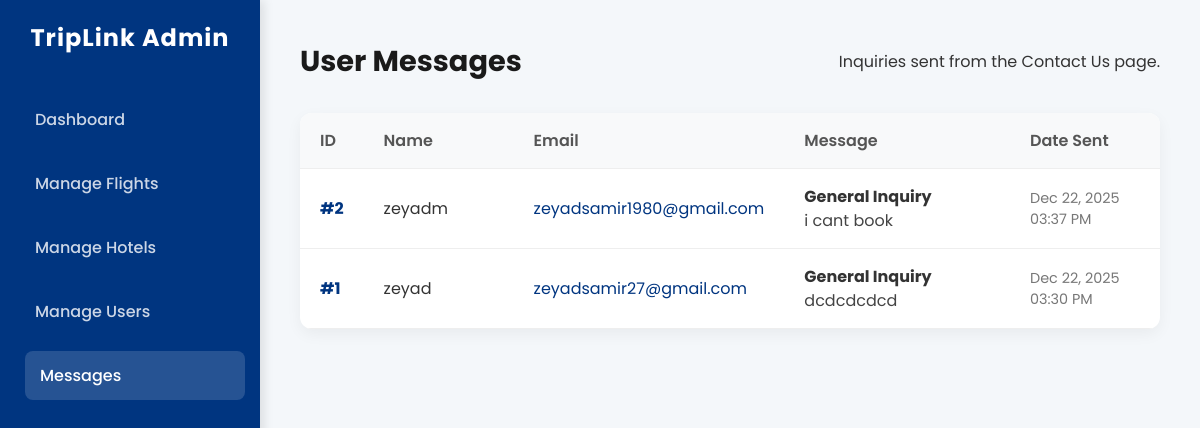
The page /app/Views/manageContatc.php (signed in) on the database its author committed.
### tables this page shows
CREATE TABLE `contact_messages` (
  `id` int(11) NOT NULL,
  `name` varchar(100) NOT NULL,
  `email` varchar(100) NOT NULL,
  `subject` varchar(200) DEFAULT NULL,
  `message` text NOT NULL,
  `created_at` timestamp NOT NULL DEFAULT current_timestamp()
);

### app/Views/manageContatc.php (the view, shortened to what this page needs)
<?php
$pdo = Database::getInstance()->getConnection();
try {
    $stmt = $pdo->query("SELECT * FROM contact_messages ORDER BY created_at DESC");
    $messages = $stmt->fetchAll(PDO::FETCH_ASSOC);
} catch(PDOException $e) {
    die("Database error: " . $e->getMessage());
}
?>
<!DOCTYPE html>
<html lang="en">
<head>
    <link rel="stylesheet" href="/TripLink/public/css/base.css">
    <link rel="stylesheet" href="/TripLink/public/css/admin.css">
</head>
<body>
    <div class="sidebar">
        <h2>TripLink Admin</h2>
        <ul class="nav-links">
            <li><a href="admin.php">Dashboard</a></li>
            <li><a href="manageFlight.php">Manage Flights</a></li>
            <li><a href="manageHotels.php">Manage Hotels</a></li>
            <li><a href="manageUsers.php">Manage Users</a></li>
            <li><a href="manageContact.php" class="active">Messages</a></li> </ul>
    </div>
    <div class="main-content">
        <div class="header">
            <h1>User Messages</h1>
            <p>Inquiries sent from the Contact Us page.</p>
        </div>
        <table class="data-table">
            <thead>
                <tr>
                    <th style="width: 50px;">ID</th>
                    <th style="width: 150px;">Name</th>
                    <th style="width: 200px;">Email</th>
                    <th>Message</th>
                    <th style="width: 150px;">Date Sent</th>
                </tr>
            </thead>
            <tbody>
                <?php if (count($messages) > 0): ?>
                    <?php foreach ($messages as $msg): ?>
                    <tr>
                        <td style="font-weight:bold; color:#003580;">#<?php echo htmlspecialchars($msg['id']); ?></td>
                        <td><?php echo htmlspecialchars($msg['name']); ?></td>
                        <td>
                            <a href="mailto:<?php echo htmlspecialchars($msg['email']); ?>" style="color:#003580; text-decoration:none;">
                                <?php echo htmlspecialchars($msg['email']); ?>
                            </a>
                        </td>
                        <td>
                            <strong><?php echo htmlspecialchars($msg['subject']); ?></strong><br>
                            <div class="msg-content"><?php echo nl2br(htmlspecialchars($msg['message'])); ?></div>
                        </td>
                        <td style="color:#777; font-size:0.9rem;">
                            <?php echo date("M d, Y", strtotime($msg['created_at'])); ?><br>
                            <?php echo date("h:i A", strtotime($msg['created_at'])); ?>
                        </td>
                    </tr>
                    <?php endforeach; ?>
                <?php endif; ?>
            </tbody>
        </table>
    </div>
</body>
</html>

### public/css/base.css (style rules this page uses)
* { margin: 0; padding: 0; box-sizing: border-box; }
:root { --booking-blue: #003580; --booking-blue-light: #004cb8; --booking-orange: #febb02; --booking-orange-hover: #e3a802; --light-bg: #f4f7f9; --text-dark: #1a1a1a; --gradient-bg: linear-gradient(135deg, #f0f4f8 0%, #d9e2ec 100%); }
body { font-family: 'Poppins', sans-serif; -webkit-font-smoothing: antialiased; -moz-osx-font-smoothing: grayscale; }

### public/css/admin.css (style rules this page uses)
body { background: #f4f7fa; color: #333; display: flex; min-height: 100vh; }
.sidebar { width: 260px; background: #003580; color: white; display: flex; flex-direction: column; padding: 20px; box-shadow: 4px 0 10px rgba(0,0,0,0.1); }
.sidebar h2 { font-size: 1.5rem; margin-bottom: 40px; text-align: center; letter-spacing: 1px; font-weight: 700; }
.nav-links { list-style: none; flex-grow: 1; }
.nav-links li { margin-bottom: 15px; }
.nav-links a { text-decoration: none; color: rgba(255,255,255,0.8); font-size: 1rem; display: block; padding: 12px 15px; border-radius: 8px; transition: all 0.3s ease; font-weight: 500; }
.nav-links a:hover, .nav-links a.active { background: rgba(255,255,255,0.15); color: white; transform: translateX(5px); }
.main-content { flex-grow: 1; padding: 40px; }
.header { display: flex; justify-content: space-between; align-items: center; margin-bottom: 30px; }
.header h1 { color: #1a1a1a; font-size: 1.8rem; }
.data-table { width: 100%; background: white; border-radius: 12px; overflow: hidden; box-shadow: 0 5px 15px rgba(0,0,0,0.05); border-collapse: collapse; }
.data-table th, .data-table td { padding: 15px 20px; text-align: left; border-bottom: 1px solid #eee; }
.data-table th { background: #f8f9fa; color: #555; font-weight: 600; }
.msg-content { max-width: 400px; line-height: 1.5; color: #444; }

### rows shown on the page
contact_messages: id "2", name "zeyadm", email "zeyadsamir1980@gmail.com", subject "General Inquiry", message "i cant book", created_at "Dec 22, 2025", created_at "03:37 PM"
contact_messages: id "1", name "zeyad", email "zeyadsamir27@gmail.com", subject "General Inquiry", message "dcdcdcdcd", created_at "Dec 22, 2025", created_at "03:30 PM"
